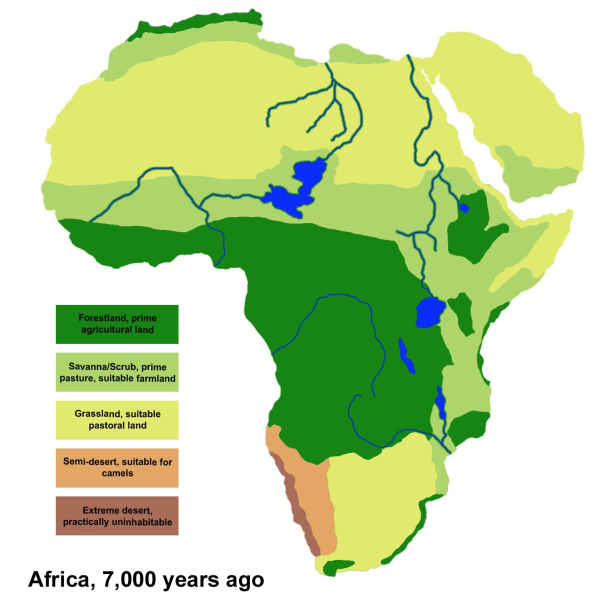
#> input picture raw/maps/africa/terrain_5000_bce.jpeg, 1208 x 1202 px (shown at 1/2 size)
$ python dots.py ../../../raw/maps/africa/terrain_5000_bce.jpeg
#> lines starting #> are read from the running program, lines starting #| are printed output that depends on the picture; after the words box and inside, x2 and y2 are one past the last pixel; in counts of white or black regions, pixels touching at a corner belong together
import sys, numpy as np
from PIL import Image
from scipy import ndimage
im=np.asarray(Image.open(sys.argv[1]).convert('L')).astype(int)
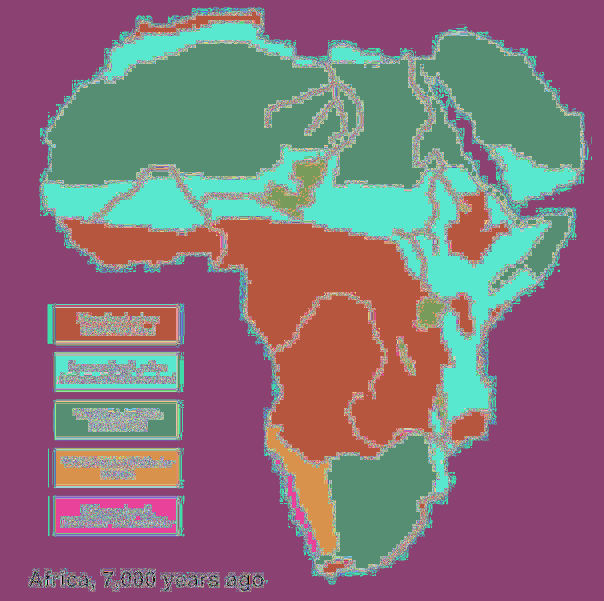
#> im: shape (1202, 1208) int64 (shown at 1/2 size); 256 distinct labels, from 0 to 255; one colour per label, 0 black
dark=im<60
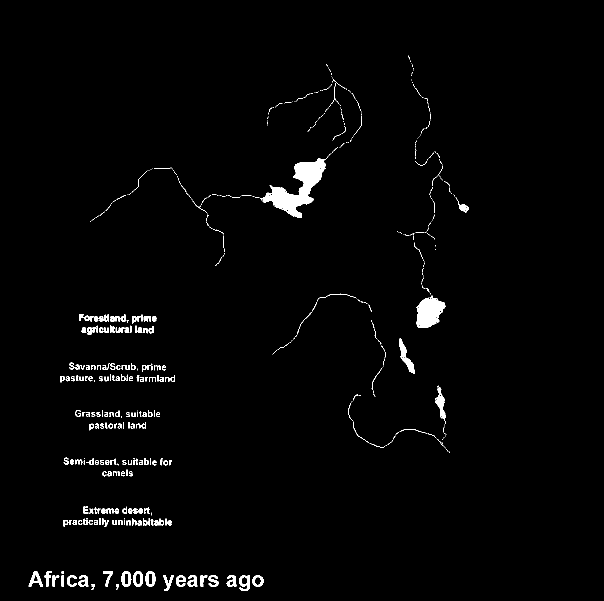
#> dark: shape (1202, 1208) bool (shown at 1/2 size); 1.7% white; 494 white regions (282 under 20 px), largest, box (x1, y1, x2, y2) and area: (520, 307, 662, 436) 5635, (832, 590, 891, 656) 2461, (798, 677, 830, 748) 688
lab,n=ndimage.label(dark)
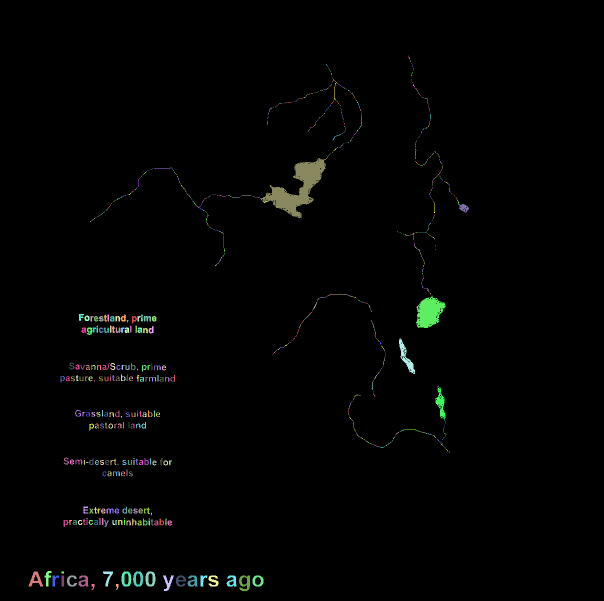
#> lab: shape (1202, 1208) int32 (shown at 1/2 size); 966 distinct labels, from 0 to 965; one colour per label, 0 black
#> n = 965
s=1398/910
for i,sl in enumerate(ndimage.find_objects(lab),1):
    h=sl[0].stop-sl[0].start; w=sl[1].stop-sl[1].start
    area=(lab[sl]==i).sum()
    if 15<=w<=30 and 15<=h<=30 and area/(w*h)>0.6:
        cy,cx=ndimage.center_of_mass(lab==i)
        print(round(cx/s),round(cy/s),round(cx,1),round(cy,1),w,h,area)
#> this loop made 965 passes
#> (h, w, area) on pass 43: (27, 3, 31)

$ run again, on raw/maps/africa/terrain_series.png
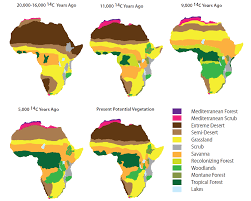
#> input picture raw/maps/africa/terrain_series.png, 251 x 201 px
#> `im=np.asarray(Image.open(sys.argv[1]).convert('L')).astype(int)`:
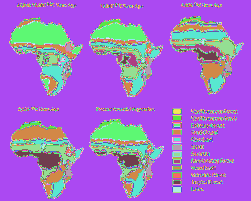
#> im: shape (201, 251) int64; 129 distinct labels, from 30 to 255; one colour per label, 0 black
#> `dark=im<60`:
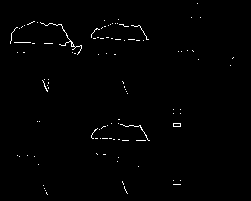
#> dark: shape (201, 251) bool; 0.91% white in thin lines or dots, all inside (x1, y1, x2, y2) = (10, 3, 234, 195)
#> lab: shape (201, 251) int32; 183 distinct labels, from 0 to 182
#> n = 182
#> the loop `for i,sl in enumerate(ndimage.find_objects(lab),1):` made 182 passes
#> (h, w, area) on passes 1 to 3: (1, 1, 1), (1, 1, 1), (1, 1, 1)
